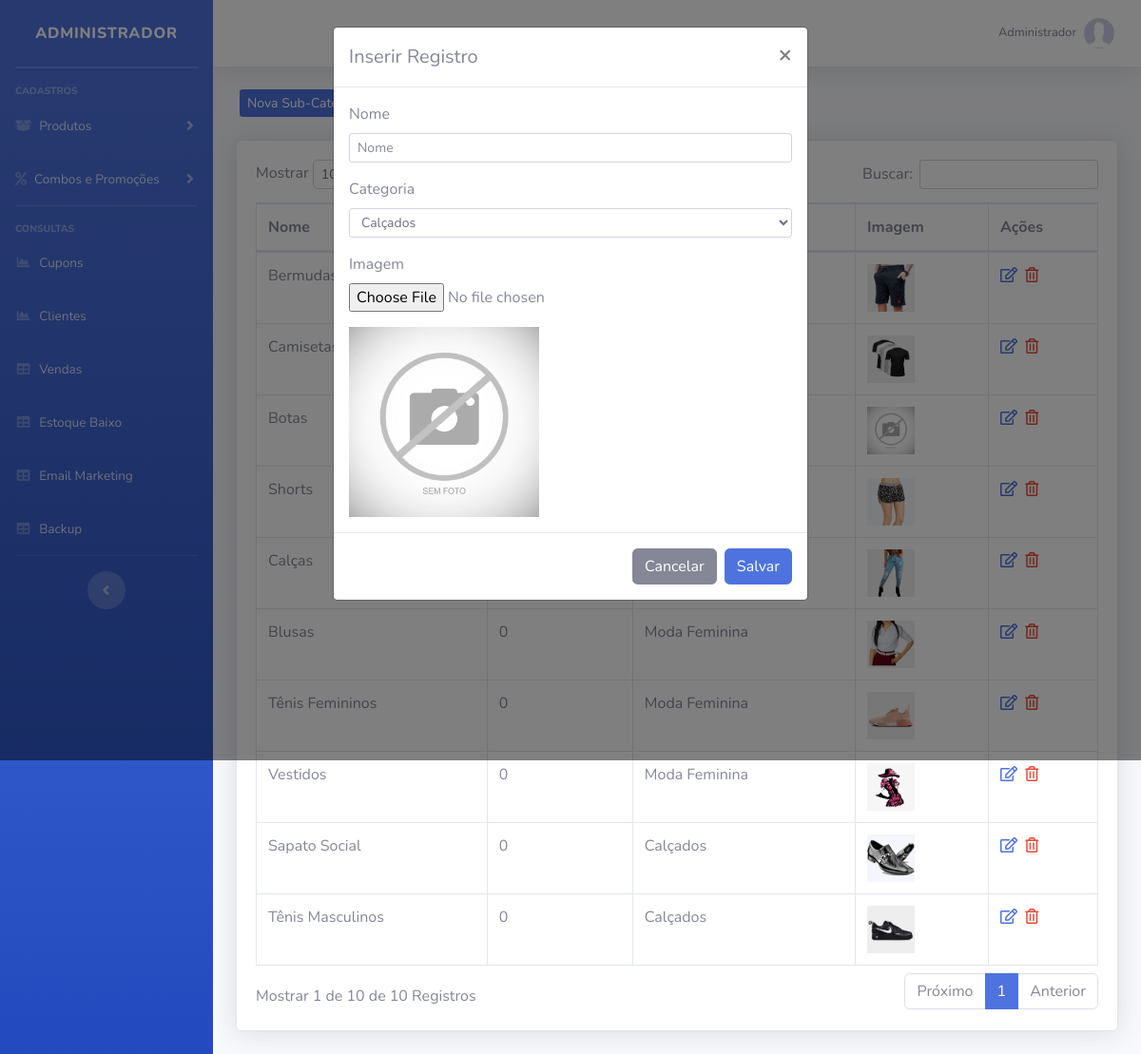
The page /sistema/painel-admin/index.php?pag=sub-categorias&funcao=novo (signed in) on the database its author committed.
### tables this page shows
CREATE TABLE `usuarios` (
  `id` int(11) NOT NULL AUTO_INCREMENT,
  `nome` varchar(50) NOT NULL,
  `cpf` varchar(20) NOT NULL,
  `email` varchar(50) NOT NULL,
  `senha` varchar(35) NOT NULL,
  `senha_crip` varchar(150) NOT NULL,
  `nivel` varchar(20) NOT NULL,
  PRIMARY KEY (`id`)
);

CREATE TABLE `sub_categorias` (
  `id` int(11) NOT NULL AUTO_INCREMENT,
  `nome` varchar(50) NOT NULL,
  `nome_url` varchar(50) NOT NULL,
  `imagem` varchar(100) NOT NULL,
  `id_categoria` int(11) NOT NULL,
  PRIMARY KEY (`id`)
);

CREATE TABLE `categorias` (
  `id` int(11) NOT NULL AUTO_INCREMENT,
  `nome` varchar(50) NOT NULL,
  `nome_url` varchar(50) NOT NULL,
  `imagem` varchar(100) NOT NULL,
  PRIMARY KEY (`id`)
);

### config.php (called while the page is built, shortened)
<?php
$nivel_estoque = 5;
 ?>

### sistema/painel-admin/sub-categorias.php (the view, shortened to what this page needs)
<?php
$pag = "sub-categorias";
require_once("../../conexao.php");
?>
<div class="row mt-4 mb-4">
    <a type="button" class="btn-primary btn-sm ml-3 d-none d-md-block" href="index.php?pag=<?php echo $pag ?>&funcao=novo">Nova Sub-Categoria</a>
</div>
<div class="card shadow mb-4">
    <div class="card-body">
        <div class="table-responsive">
            <table class="table table-bordered" id="dataTable" width="100%" cellspacing="0">
                <thead>
                    <tr>
                        <th>Nome</th>
                        <th>Produtos</th>
                        <th>Categoria</th>
                        <th>Imagem</th>
                        <th>Ações</th>
                    </tr>
                </thead>
                <tbody>
                   <?php
                   $query = $pdo->query("SELECT * FROM sub_categorias order by id desc ");
                   $res = $query->fetchAll(PDO::FETCH_ASSOC);
                   for ($i=0; $i < count($res); $i++) {
                      $nome = $res[$i]['nome'];
                      $imagem = $res[$i]['imagem'];
                      $categoria = $res[$i]['id_categoria'];
                      $id = $res[$i]['id'];
                      $query2 = $pdo->query("SELECT * from categorias where id = '$categoria' ");
                      $res2 = $query2->fetchAll(PDO::FETCH_ASSOC);
                      $nome_cat = $res2[0]['nome'];
                      $query3 = $pdo->query("SELECT * FROM produtos where sub_categoria = '$id' ");
                      $res3 = $query3->fetchAll(PDO::FETCH_ASSOC);
                      $itens = @count($res3);
                      ?>
                    <tr>
                        <td><?php echo $nome ?></td>
                        <td><?php echo $itens ?></td>
                        <td><?php echo $nome_cat ?></td>
                        <td><img src="../../img/sub-categorias/<?php echo $imagem ?>" width="50"></td>
                        <td>
                             <a href="index.php?pag=<?php echo $pag ?>&funcao=editar&id=<?php echo $id ?>" class='text-primary mr-1' title='Editar Dados'><i class='far fa-edit'></i></a>
                            <a href="index.php?pag=<?php echo $pag ?>&funcao=excluir&id=<?php echo $id ?>" class='text-danger mr-1' title='Excluir Registro'><i class='far fa-trash-alt'></i></a>
                        </td>
                    </tr>
<?php } ?>
                </tbody>
            </table>
        </div>
    </div>
</div>
<div class="modal fade" id="modalDados" tabindex="-1" role="dialog" aria-labelledby="exampleModalLabel" aria-hidden="true">
    <div class="modal-dialog" role="document">
        <div class="modal-content">
            <div class="modal-header">
                <?php
                if (@$_GET['funcao'] == 'editar') {
                    $titulo = "Editar Registro";
                    $id2 = $_GET['id'];
                    $query = $pdo->query("SELECT * FROM sub_categorias where id = '" . $id2 . "' ");
                    $res = $query->fetchAll(PDO::FETCH_ASSOC);
                    $nome2 = $res[0]['nome'];
                    $imagem2 = $res[0]['imagem'];
                    $categoria2 = $res[0]['id_categoria'];
                } else {
                    $titulo = "Inserir Registro";
                }
                ?>
                <h5 class="modal-title" id="exampleModalLabel"><?php echo $titulo ?></h5>
                <button type="button" class="close" data-dismiss="modal" aria-label="Close">
                    <span aria-hidden="true">&times;</span>
                </button>
            </div>
            <form id="form" method="POST">
                <div class="modal-body">
                    <div class="form-group">
                        <label >Nome</label>
                        <input value="<?php echo @$nome2 ?>" type="text" class="form-control form-control-sm" id="nome-cat" name="nome-cat" placeholder="Nome">
                    </div>
                     <div class="form-group">
                        <label >Categoria</label>
                        <select class="form-control form-control-sm" name="categoria" id="categoria">
                            <?php
                                 $query2 = $pdo->query("SELECT * from categorias order by nome asc ");
                                     $res2 = $query2->fetchAll(PDO::FETCH_ASSOC);
                                     for ($i=0; $i < count($res2); $i++) {
                                        if(@$nomeCat != $res2[$i]['nome']){
                                           echo "<option value='".$res2[$i]['id']."' >" . $res2[$i]['nome'] . "</option>";
                                        }
                                    }
                             ?>
                        </select>
                    </div>
                    <div class="form-group">
                        <label >Imagem</label>
                        <input type="file" value="<?php echo @$imagem2 ?>"  class="form-control-file" id="imagem" name="imagem" onChange="carregarImg();">
                    </div>
                    <?php if(@$imagem2 != ""){ ?>
                    	 <img src="../../img/sub-categorias/<?php echo $imagem2 ?>" width="200" height="200" id="target">
                 	<?php  }else{ ?>
                    <img src="../../img/sub-categorias/sem-foto.jpg" width="200" height="200" id="target">
                	<?php } ?>
                </div>
                <div class="modal-footer">
                    <button type="button" id="btn-fechar" class="btn btn-secondary" data-dismiss="modal">Cancelar</button>
                    <button type="submit" name="btn-salvar" id="btn-salvar" class="btn btn-primary">Salvar</button>
                </div>
            </form>
        </div>
    </div>
</div>

### sistema/painel-admin/index.php (shortened to what this page needs)
<?php
require_once("../../conexao.php");
$query = $pdo->query("SELECT * FROM produtos where estoque <= '$nivel_estoque' order by estoque asc ");
$res = $query->fetchAll(PDO::FETCH_ASSOC);
if(@count($res) > 0){
    $classe_estoque = 'text-warning';
}else{
    $classe_estoque = '';
}
$pag = @$_GET["pag"];
$menu1 = "produtos";
$menu2 = "categorias";
$menu3 = "sub-categorias";
$menu4 = "combos";
$menu5 = "promocoes";
$menu6 = "clientes";
$menu7 = "vendas";
$menu8 = "backup";
$menu9 = "tipo-envios";
$menu10 = "carac";
$menu11 = "alertas";
$menu12 = "cupons";
$menu13 = "estoque";
$res = $pdo->query("SELECT * FROM usuarios where id = '$_SESSION[id_usuario]'");
$dados = $res->fetchAll(PDO::FETCH_ASSOC);
$nome_usu = @$dados[0]['nome'];
?>
<!DOCTYPE html>
<html lang="en">
<head>
    <link href="../vendor/fontawesome-free/css/all.min.css" rel="stylesheet" type="text/css">
    <link href="../css/sb-admin-2.min.css" rel="stylesheet">
    <link href="../css/style.css" rel="stylesheet">
    <link href="../vendor/datatables/dataTables.bootstrap4.min.css" rel="stylesheet">
</head>
<body id="page-top">
    <div id="wrapper">
        <ul class="navbar-nav bg-gradient-primary sidebar sidebar-dark accordion" id="accordionSidebar">
            <a class="sidebar-brand d-flex align-items-center justify-content-center" href="index.php">
                <div class="sidebar-brand-text mx-3">Administrador</div>
            </a>
            <hr class="sidebar-divider my-0">
            <hr class="sidebar-divider">
            <div class="sidebar-heading">
                Cadastros
            </div>
            <li class="nav-item">
                <a class="nav-link collapsed" href="#" data-toggle="collapse" data-target="#collapseTwo" aria-expanded="true" aria-controls="collapseTwo">
                    <i class="fas fa-box-open"></i>
                    <span>Produtos</span>
                </a>
            </li>
            <li class="nav-item">
                <a class="nav-link collapsed" href="#" data-toggle="collapse" data-target="#collapseUtilities" aria-expanded="true" aria-controls="collapseUtilities">
                    <i class="fas fa-percent"></i>
                    <span>Combos e Promoções</span>
                </a>
            </li>
            <hr class="sidebar-divider">
            <div class="sidebar-heading">
                Consultas
            </div>
             <li class="nav-item">
                <a class="nav-link" href="index.php?pag=<?php echo $menu12 ?>">
                    <i class="fas fa-fw fa-chart-area"></i>
                    <span>Cupons</span></a>
                </li>
            <li class="nav-item">
                <a class="nav-link" href="index.php?pag=<?php echo $menu6 ?>">
                    <i class="fas fa-fw fa-chart-area"></i>
                    <span>Clientes</span></a>
                </li>
                <li class="nav-item">
                    <a class="nav-link" href="index.php?pag=<?php echo $menu7 ?>">
                        <i class="fas fa-fw fa-table"></i>
                        <span>Vendas</span></a>
                    </li>
                     <li class="nav-item">
                    <a class="nav-link" href="index.php?pag=<?php echo $menu13 ?>">
                        <i class="fas fa-fw fa-table <?php echo $classe_estoque ?>"></i>
                        <span class="<?php echo $classe_estoque ?>">Estoque Baixo</span></a>
                    </li>
                     <li class="nav-item">
                        <a class="nav-link" href="" data-toggle="modal" data-target="#ModalEmail">
                            <i class="fas fa-fw fa-table"></i>
                            <span>Email Marketing</span></a>
                        </li>
                    <li class="nav-item">
                        <a class="nav-link" href="backup.php">
                            <i class="fas fa-fw fa-table"></i>
                            <span>Backup</span></a>
                        </li>
                        <hr class="sidebar-divider d-none d-md-block">
                        <div class="text-center d-none d-md-inline">
                            <button class="rounded-circle border-0" id="sidebarToggle"></button>
                        </div>
                    </ul>
                    <div id="content-wrapper" class="d-flex flex-column">
                        <div id="content">
                            <nav class="navbar navbar-expand navbar-light bg-white topbar mb-4 static-top shadow">
                                <ul class="navbar-nav ml-auto">
                                    <li class="nav-item dropdown no-arrow">
                                        <a class="nav-link dropdown-toggle" href="#" id="userDropdown" role="button" data-toggle="dropdown" aria-haspopup="true" aria-expanded="false">
                                            <span class="mr-2 d-none d-lg-inline text-gray-600 small"><?php echo @$nome_usu ?></span>
                                            <img class="img-profile rounded-circle" src="../../img/sem-foto.jpg">
                                        </a>
                                    </li>
                                </ul>
                            </nav>
                            <div class="container-fluid">
                                <?php if ($pag == null) {
                                    include_once("home.php");
                                } else if ($pag==$menu1) {
                                    include_once($menu1.".php");
                                } else if ($pag==$menu2) {
                                    include_once($menu2.".php");
                                } else if ($pag==$menu3) {
                                    include_once($menu3.".php");
                                } else if ($pag==$menu4) {
                                    include_once($menu4.".php");
                                } else if ($pag==$menu5) {
                                    include_once($menu5.".php");
                                } else if ($pag==$menu6) {
                                    include_once($menu6.".php");
                                } else if ($pag==$menu7) {
                                    include_once($menu7.".php");
                                } else if ($pag==$menu8) {
                                    include_once($menu8.".php");
                                } else if ($pag==$menu9) {
                                    include_once($menu9.".php");
                                } else if ($pag==$menu10) {
                                    include_once($menu10.".php");
                                 } else if ($pag==$menu11) {
                                    include_once($menu11.".php");
                                } else if ($pag==$menu12) {
                                    include_once($menu12.".php");
                                } else if ($pag==$menu13) {
                                    include_once($menu13.".php");
                                } else {
                                    include_once("home.php");
                                }
                                ?>
                            </div>
                        </div>
                    </div>
                </div>
            </body>
            </html>

### rows shown on the page
usuarios: nome "Administrador"
sub_categorias: nome "Bermudas", imagem (picture)
sub_categorias: nome "Camisetas", imagem (picture)
sub_categorias: nome "Botas", imagem (picture)
sub_categorias: nome "Shorts", imagem (picture)
sub_categorias: nome "Calças", imagem (picture)
sub_categorias: nome "Blusas", itens "0", id_categoria.nome "Moda Feminina", imagem (picture)
sub_categorias: nome "Tênis Femininos", itens "0", id_categoria.nome "Moda Feminina", imagem (picture)
sub_categorias: nome "Vestidos", itens "0", id_categoria.nome "Moda Feminina", imagem (picture)
sub_categorias: nome "Sapato Social", itens "0", id_categoria.nome "Calçados", imagem (picture)
sub_categorias: nome "Tênis Masculinos", itens "0", id_categoria.nome "Calçados", imagem (picture)

### other values the page prints
$titulo "Inserir Registro"
form field categoria "Calçados"
